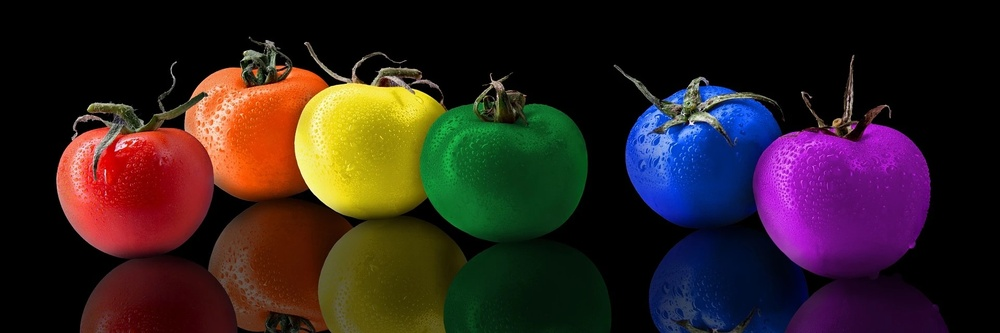
#> input picture opencv/data/tomato.jpg, 1000 x 333 px, shrunk from 1920 x 640 before the run
$ jupyter execute 'HSV - 1.ipynb'
#> lines starting #> are read from the running program, lines starting #| are printed output that depends on the picture
[cell 1]
import cv2
import matplotlib.pyplot as plt

path = '../data/tomato.jpg'
image = cv2.imread(path)
#> image is the input picture: shape (333, 1000, 3); mean B, G, R 31.9, 32.8, 48.4
image = cv2.cvtColor(image, cv2.COLOR_BGR2HSV)
#> image: shape (333, 1000, 3); mean H, S, V 46.1, 129.4, 63.7

h, s, v = cv2.split(image)
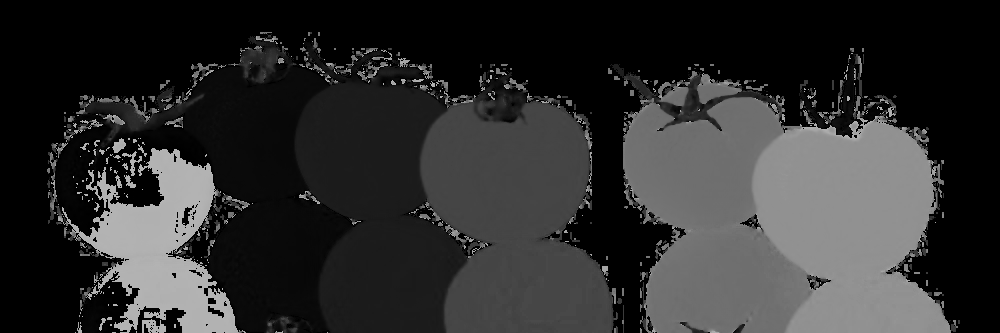
#> h: shape (333, 1000); min 0, max 179, mean 46.1
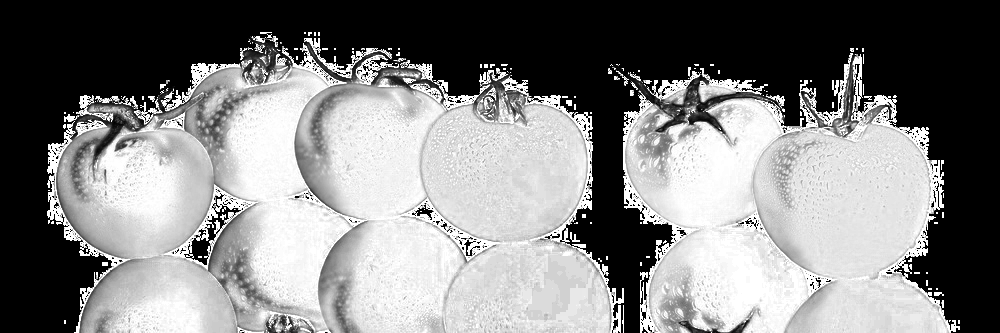
#> s: shape (333, 1000); min 0, max 255, mean 129.4
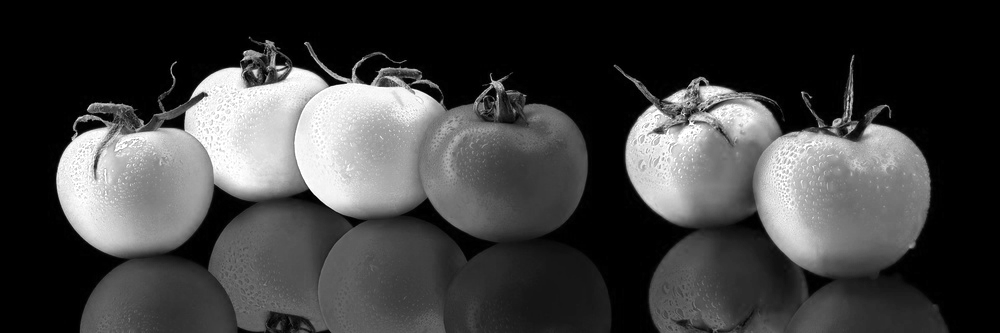
#> v: shape (333, 1000); min 0, max 255, mean 63.7

[cell 2]
titles = ['h', 's', 'v']
images = [h, s, v]

plt.figure(figsize=(20, 10))
for i in range(len(titles)):
    plt.subplot(1, 3, i+1)
    plt.imshow(images[i])
    plt.title(titles[i])
    plt.axis('off')
plt.show()
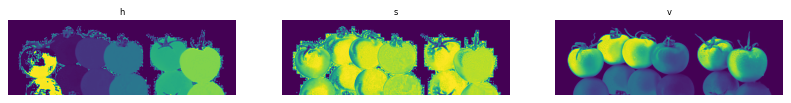
#> figure drawn by matplotlib, 3 panels

$ run again, with opencv/data/elon musk.jpg copied over opencv/data/tomato.jpg
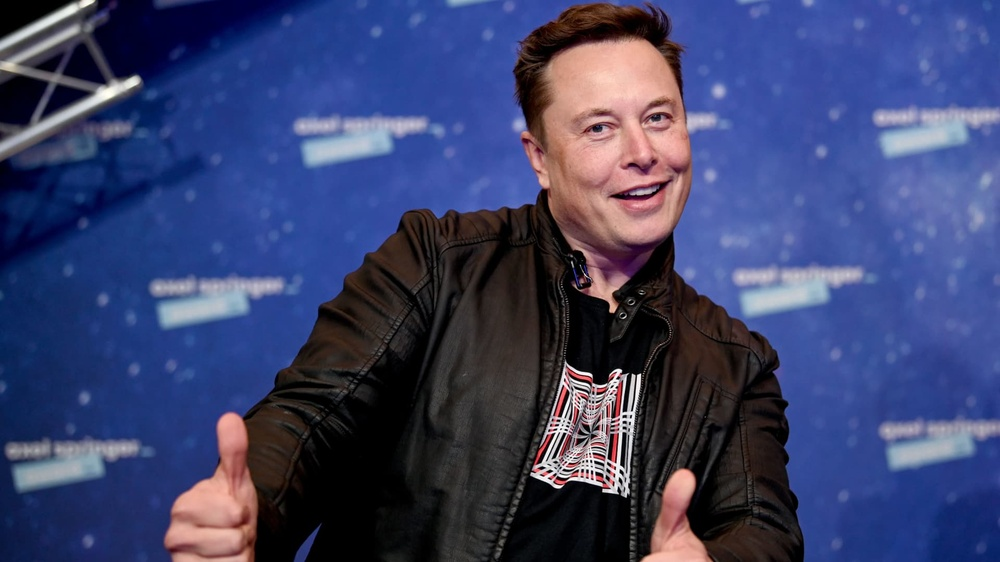
#> input picture opencv/data/elon musk.jpg, 1000 x 562 px, shrunk from 1920 x 1080 before the run
#> image is the input picture: shape (562, 1000, 3); mean B, G, R 107.5, 66.3, 59.5
#> image: shape (562, 1000, 3); mean H, S, V 88.6, 135.1, 114.7
#> `h, s, v = cv2.split(image)`:
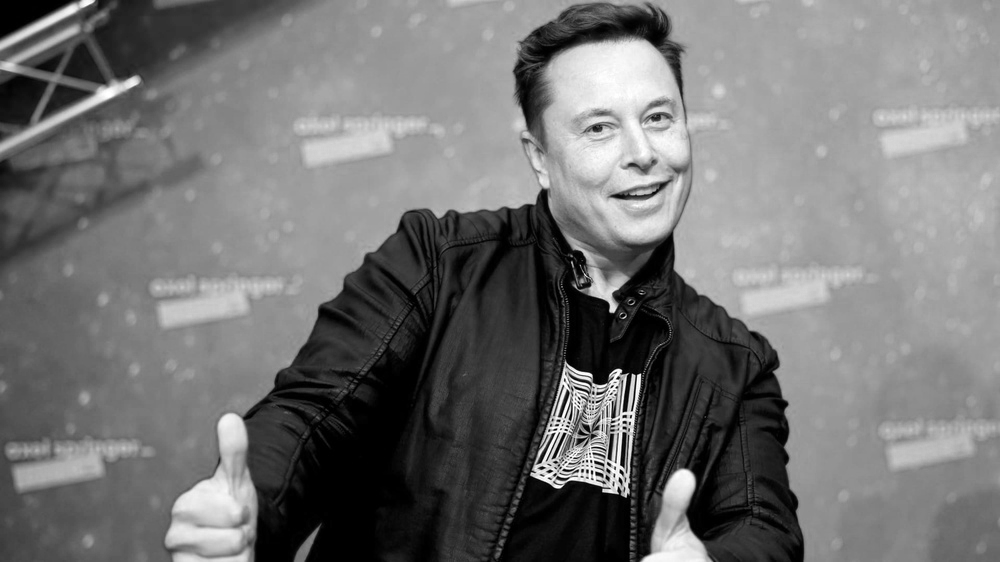
#> v: shape (562, 1000); min 0, max 255, mean 114.7
#> `plt.show()`:
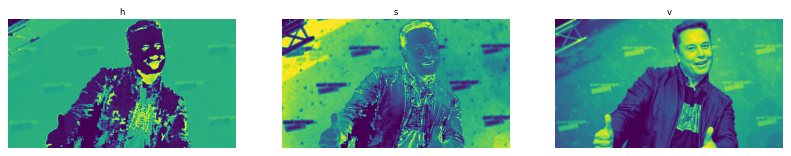
#> figure drawn by matplotlib, 3 panels

$ run again, with opencv/data/bit_image_1.jpeg copied over opencv/data/tomato.jpg
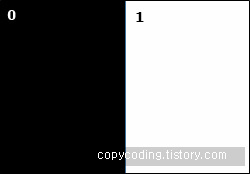
#> input picture opencv/data/bit_image_1.jpeg, 250 x 174 px
#> image is the input picture: shape (174, 250, 3); mean B, G, R 122.3, 122.2, 122
#> image: shape (174, 250, 3); mean H, S, V 1.6, 3.8, 122.4
#> `h, s, v = cv2.split(image)`:
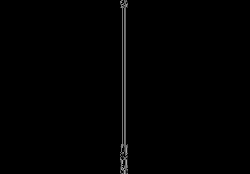
#> h: shape (174, 250); min 0, max 173, mean 1.6
#> `plt.show()`:
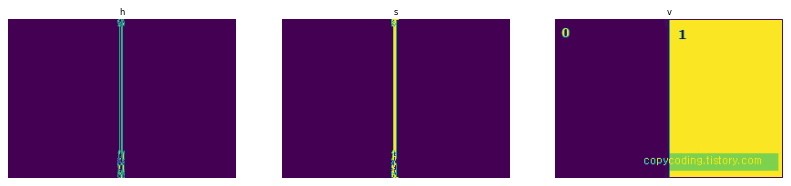
#> figure drawn by matplotlib, 3 panels
